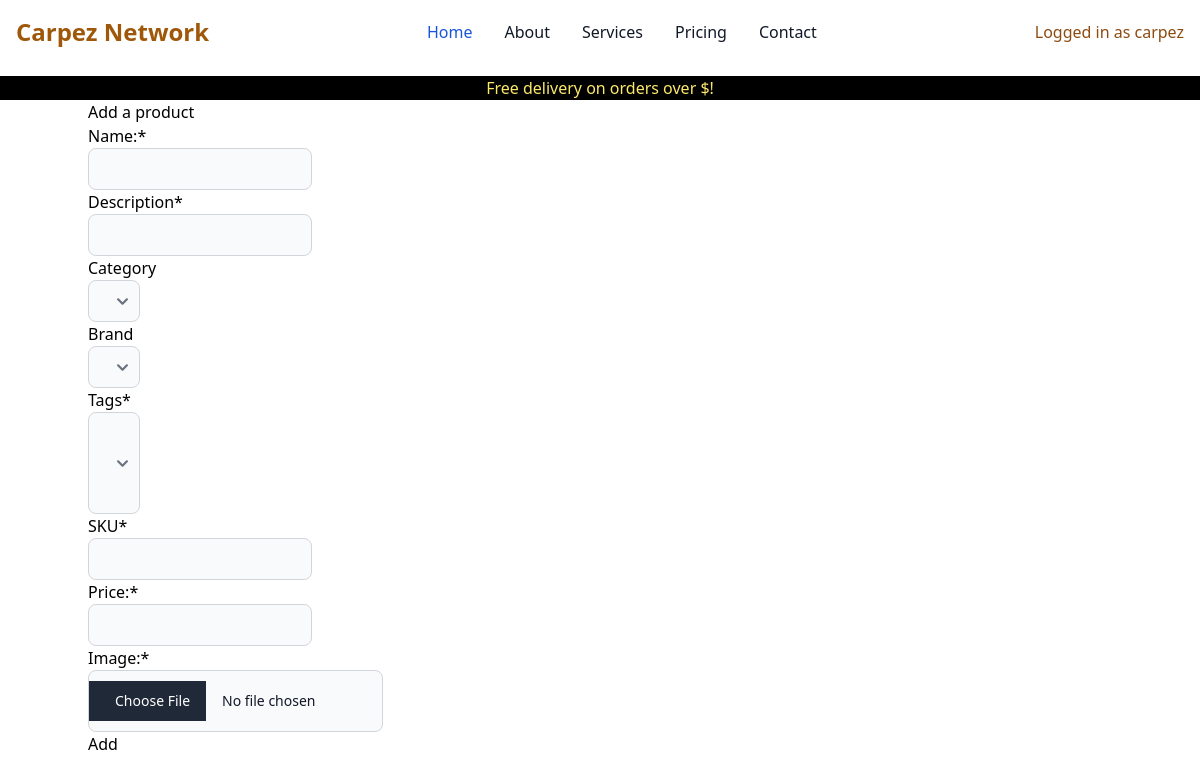
Page /products/add_product (signed in) on the earlier database version.
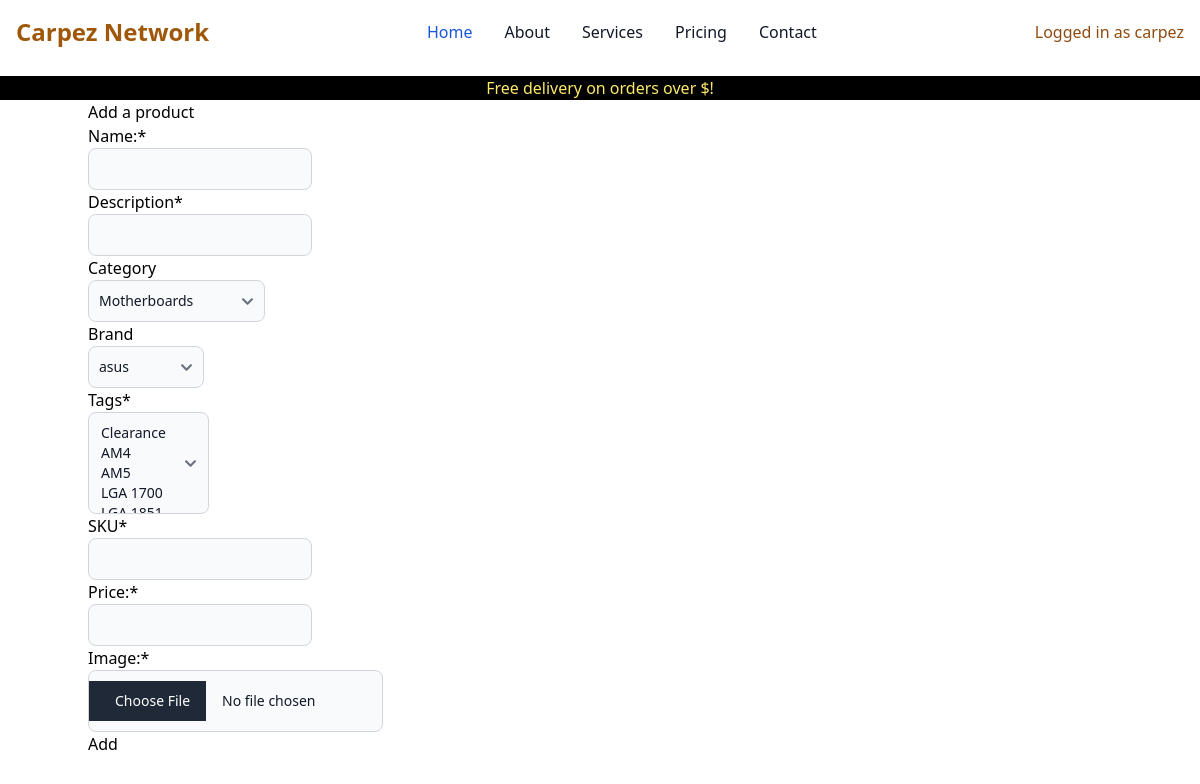
Same page on the later database version.
### products/models.py (models this page shows, shortened)
class Brand(models.Model):
    brand = models.CharField(max_length=20, null=False, default="")
    support_page = models.CharField(max_length=254, null=False, default="")

### products/views.py (the view, shortened to what this page needs)
# urls.py: path('add_product', views.add_product, name='add_product'),
@login_required
def add_product(request):
    if request.user.is_superuser:
        form = ProductForm()
        template = 'products/add_product.html'
        context = {
            'form': form,
        }
        return render(request, template, context)
    else:
        messages.error(request, "You are not allowed to add products")
        return redirect(reverse('home'))

### products/forms.py (called while the page is built)
    @property
    def helper(self):
        helper = FormHelper()
        helper.layout = Layout(
            Fieldset(
                'Add a product',
                'name',
                'description',
                'category',
                'brand',
                'tags',
                'sku',
                'price',
                'image'
            ),
            ButtonHolder(Submit('submit', 'Add'))
        )
        return helper

### products/models.py (called while the page is built)
    def get_friendly_name(self):
        return str(self.friendly_name)

    def get_friendly_tag(self):
        return str(self.friendly_tag)

### products/templates/products/add_product.html
{% extends 'base.html' %}
{% load crispy_forms_tags %}
{% block content %}
<div class="container">
    {% crispy form %}
</div>
{% endblock %}

Differences in the rows shown:
added Brand: brand "asus"
Other differences:
form field category: (not shown) → "Motherboards"
form field tags: (not shown) → "Clearance / AM4 / AM5 / LGA 1700"
